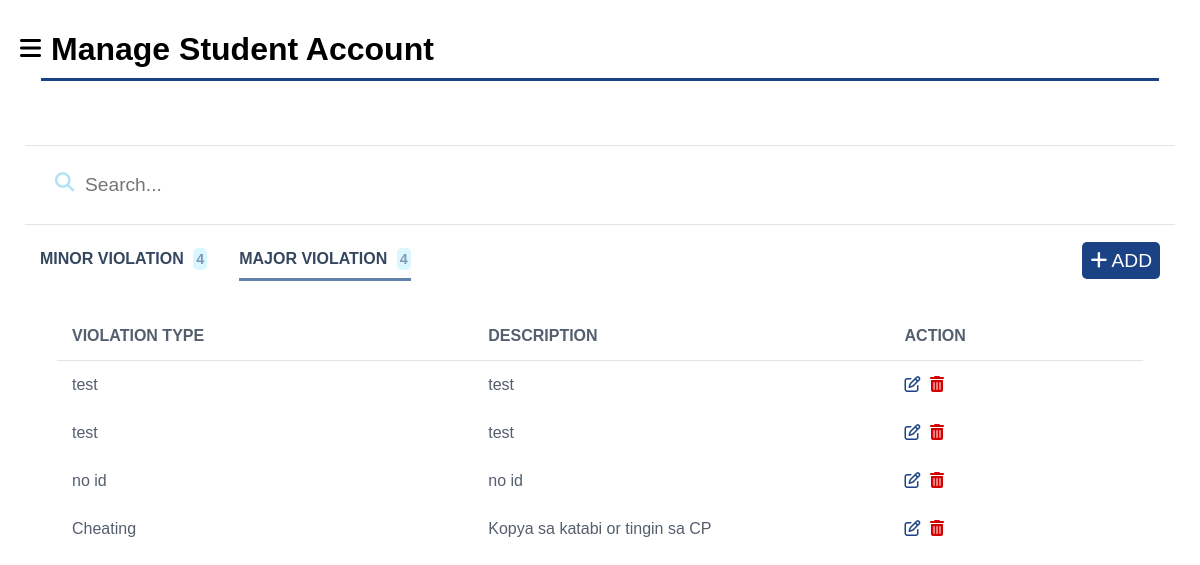
The app's page /html/violation-major.php with its own data.
### tables this page shows
CREATE TABLE `violation_db` (
  `violation_id` int(100) NOT NULL,
  `category` varchar(250) NOT NULL,
  `offense_type` varchar(250) NOT NULL,
  `violation_type` varchar(250) NOT NULL,
  `description` varchar(250) NOT NULL
);

### html/violation-major.php (the view, shortened to what this page needs)
<?php
include("../database/database_conn.php");
$query_count_minor = "SELECT COUNT(*) AS count FROM violation_db WHERE offense_type = 'MINOR'";
$result_count_minor = mysqli_query($conn, $query_count_minor);
$row_count_minor = mysqli_fetch_assoc($result_count_minor);
$minor_count = $row_count_minor['count'];
$query_count_major = "SELECT COUNT(*) AS count FROM violation_db WHERE offense_type = 'MAJOR'";
$result_count_major = mysqli_query($conn, $query_count_major);
$row_count_major = mysqli_fetch_assoc($result_count_major);
$major_count = $row_count_major['count'];
?>
<!DOCTYPE html>
<html lang="en">
<head>
    <link rel="stylesheet" href="../css/violation.css">
    <link rel="stylesheet" href="sidenav/sidenav.css">
    <link rel="stylesheet" href="https://cdnjs.cloudflare.com/ajax/libs/font-awesome/6.5.2/css/all.min.css" />
    <link rel="stylesheet" href="../css/general.css">
</head>
<body>
        <?php
        include('sidenav/sidenav.php');
        ?>
    <div class="header-btn">
        <i class="fas fa-bars"></i>
    </div>
    <section class="main-do">
        <div class="body-content">
            <div class="title-page">
                <h1>Manage Student Account</h1>
                <hr>
            </div>
            <div class="filter-group">
                <div class="search">
                    <i class="fa-solid fa-magnifying-glass"></i>
                    <input type="text" placeholder="Search...">
                </div>
            </div>
            <div class="table-nav">
                <div class="nav-list">
                    <ul>
                        <a href="violation.php">
                            <li>MINOR VIOLATION <span><?php echo $minor_count ?></span></li>
                        </a>
                        <a href="#" style="border-bottom: solid 3px rgb(98, 130, 172)">
                            <li>MAJOR VIOLATION <span><?php echo $major_count ?></span></li>
                        </a>
                    </ul>
                </div>
                <div class="add-btn">
                    <span><i class="fa-solid fa-plus"></i> ADD</span>
                </div>
            </div>
            <div class="body-table">
                <table>
                    <thead>
                        <th>VIOLATION TYPE</th>
                        <th>DESCRIPTION</th>
                        <th>ACTION</th>
                    </thead>
                    <tbody>
                        <?php
                        $query = "SELECT * FROM violation_db WHERE offense_type = 'MAJOR'";
                        $result = mysqli_query($conn, $query);
                        if ($result && mysqli_num_rows($result) > 0) {
                            while ($row = mysqli_fetch_assoc($result)) {
                                $violation_id = $row['violation_id'];
                                $violation_type = $row['violation_type'];
                                $description = $row['description'];
                                echo '
                                <tr>
                                    <td>' . $violation_type . '</td>
                                    <td>' . $description . '</td>
                                    <td>
                                        <i class="fa-regular fa-pen-to-square editViolationBtn" style="color:#1B4284; cursor:pointer; margin-right: 5px;"></i>
                                        <i class="fa-solid fa-trash-can deleteViolationBtn" style="color: #D40000; cursor: pointer;" data-id="' . $violation_id . '"></i>
                                    </td>
                                </tr>';
                            }
                        }
                        ?>
                    </tbody>
                </table>
            </div>
        </div>
    </section>
</body>
</html>

### css/violation.css (style rules this page uses)
* { outline: none; }
.header-btn i { position: absolute; padding: 20px; font-size: 1.5rem; z-index: 1; }
.title-page { margin: 0 1rem; margin-bottom: 4rem; }
.title-page h1 { padding: 10px; font-weight: bold; font-size: 2rem; }
.title-page hr { border: none; height: 3px; background-color: var(--div-primary-color); }
.filter-group { display: flex; justify-content: space-between; align-items: center; padding: 20px; border-top: solid 1.5px #e4e4e4; border-bottom: solid 1.5px #e4e4e4; }
.search i { position: absolute; font-size: 1.2rem; color: #ade3f5; transform: translateY(7px); padding-left: 10px; }
.search input { padding: 8px 5px 8px 40px; font-size: 1.2rem; border-radius: 5px; width: 200px; border: none; background-color: white; }
.table-nav { display: flex; align-items: center; justify-content: space-between; padding: 15px; margin-bottom: 1rem; }
.table-nav a { text-decoration: none; font-weight: bold; padding-top: 10px; padding-bottom: 10px; color: rgb(52, 71, 94); border-bottom: solid 3px transparent; transition: .4s; }
.table-nav ul { display: flex; gap: 2rem; }
.table-nav li { list-style: none; }
.nav-list span { font-size: .9rem; background-color: #daf6ff; color: rgb(128, 152, 184); padding: 3px; border-radius: 5px; margin-left: 5px; }
.add-btn span { background-color: var(--div-primary-color); color: white; font-size: 1.2rem; padding: 8px; border-radius: 5px; cursor: pointer; }
.body-table { max-height: 490px; overflow: auto; margin: 0 2rem; color: rgb(84, 95, 110); }
.body-table table { border-collapse: collapse; width: 100%; }
.body-table tbody { height: 100%; }
.body-table th { border-bottom: solid 1.5px #e4e4e4; text-transform:uppercase; }
.body-table th, .body-table td { text-align: left; padding: 15px; max-width: 150px; overflow: auto; }

### html/sidenav/sidenav.css (style rules this page uses)
@media screen and (max-width: 1411px) { .header-btn { display: block; } }

### css/general.css (style rules this page uses)
:root { --div-primary-color: #1B4284; --div-hover-color: #D40000; --div-button-color:#FCD116; }
* { padding: 0; margin: 0; box-sizing: border-box; font-family: "Poppins", sans-serif; }
body { margin: 0; padding: 0; }
.main-do { left: 270px; width: calc(100% - 270px); }
.main-do { margin-top: 2vh; margin-bottom: 2vh; position: relative; padding: 0 20px; }
.body-content { margin: 0 auto; margin-bottom: 2vh; max-width: 1300px; padding: 5px; }
@media (max-width: 1411px) { .main-do { left: 0; width: 100%; } }

### records on screen
violation_db: violation_type "test", description "test"
violation_db: violation_type "test", description "test"
violation_db: violation_type "no id", description "no id"
violation_db: violation_type "Cheating", description "Kopya sa katabi or tingin sa CP"

### other values on screen
$minor_count "4"
$major_count "4"
